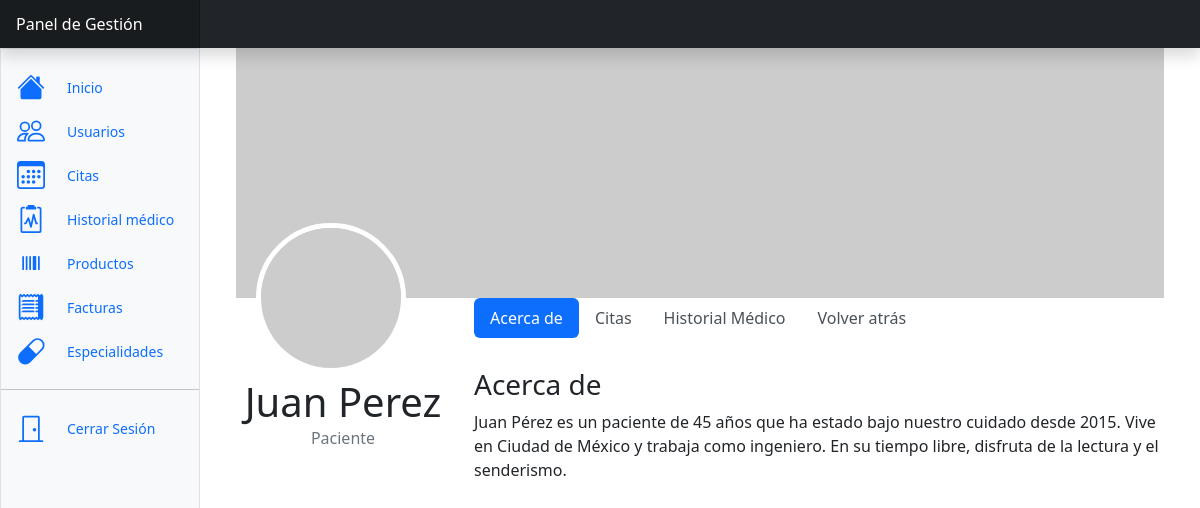
Screenshot of /pages/userdetail.php?usuario_id=123456789 (signed in) with the database file from the repository.
### tables this page shows
CREATE TABLE usuarios (
  usuario_id VARCHAR(9) PRIMARY KEY,
  acerca_de VARCHAR(255),
  nombre VARCHAR(255),
  apellidos VARCHAR(255),
  telefono VARCHAR(100),
  fecha_nacimiento DATE,
  direccion VARCHAR(100),
  provincia VARCHAR(100),
  municipio VARCHAR(100),
  cp VARCHAR(7),
  email VARCHAR(100) UNIQUE,
  pass VARCHAR(255),
  rol ENUM('Administrador', 'Paciente', 'Fisioterapeuta'),
  genero ENUM('hombre', 'mujer', 'otro'),
  especialidad INT,
  sesiones_disponibles INT,
  FOREIGN KEY (especialidad) REFERENCES especialidades(especialidad_id)
);

### scripts/session_manager.php (called while the page is built, shortened)
<?php
    if (isset($_SESSION['email'])) {
        $rol = $_SESSION['rol'];
    } else {
        header('Location: ./404.php');
        exit();
    }
?>

### controllers/UserController.php (called while the page is built, shortened)
<?php
require_once '../models/UserModel.php';
class UserController
{
    private $usuarioModel;
    public function __construct()
    {
        $this->usuarioModel = new UserModel();
    }
    public function buscarUsuarios($usuario_id, $rol)
    {
        $usuariosFiltrados = $this->usuarioModel->buscarUsuarios($usuario_id, $rol);
        if (!empty($usuariosFiltrados)) {
            return $usuariosFiltrados;
        } else {
            $_SESSION['alert'] = array('type' => 'warning', 'message' => 'No se ha encontrado ningún usuario con los criterios seleccionados.');
            header('Location: ../pages/users.php');
            exit();
        }
    }
}

### models/UserModel.php (called while the page is built, shortened)
<?php
class UserModel extends BaseModel
{
    public function buscarUsuarios($usuario_id, $rol)
    {
        $sql = "SELECT * FROM `usuarios` WHERE 1=1";
        $params = [];
        $types = "";
        if (!empty($usuario_id)) {
            $sql .= " AND usuario_id = ?";
            $params[] = $usuario_id;
            $types .= "s";
        }
        $stmt = self::$conexion->prepare($sql);
        if ($types) {
            $stmt->bind_param($types, ...$params);
        }
        $stmt->execute();
        $result = $stmt->get_result();
        $usuarios = $result->fetch_all(MYSQLI_ASSOC);
        return $usuarios;
    }
}

### pages/userdetail.php (the view, shortened to what this page needs)
<?php
require_once '../scripts/session_manager.php';
require_once '../controllers/UserController.php';
require_once '../controllers/MedicalHistoryController.php';
$userController = new UserController();
if ($rol == "Paciente") {
    include_once './includes/dashboard-patients.php';
} else {
    include_once './includes/dashboard.php';
}
if (isset($_GET['usuario_id'])) {
    $usuario = $userController->buscarUsuarios($_GET['usuario_id'], '');
}
?>
<div class="container">
    <div class="profile-header">
        <img src="https://via.placeholder.com/150" alt="Foto de Perfil" class="profile-picture">
    </div>
    <div class="row">
        <div class="col-md-3">
            <div class="profile-info text-center">
                <h1><? echo ($usuario[0]['nombre'] . ' ' .  $usuario[0]['apellidos']); ?></h1>
                <p><? echo ($usuario[0]['rol']); ?></p>
            </div>
        </div>
        <div class="col-md-9">
            <ul class="nav nav-pills mb-3" id="pills-tab" role="tablist">
                <li class="nav-item" role="presentation">
                    <button class="nav-link active" id="pills-about-tab" data-bs-toggle="pill" data-bs-target="#pills-about" type="button" role="tab" aria-controls="pills-about" aria-selected="true">Acerca de</button>
                </li>
                <li class="nav-item" role="presentation">
                    <button class="nav-link" id="pills-appointments-tab" data-bs-toggle="pill" data-bs-target="#pills-appointments" type="button" role="tab" aria-controls="pills-appointments" aria-selected="false">Citas</button>
                </li>
                <li class="nav-item" role="presentation">
                    <button class="nav-link" id="pills-history-tab" data-bs-toggle="pill" data-bs-target="#pills-history" type="button" role="tab" aria-controls="pills-history" aria-selected="false">Historial Médico</button>
                </li>
                <?
                if ($rol != "Paciente") {
                    echo ('
                        <li class="nav-item" role="presentation">
                        <a class="nav-link" href="users.php">Volver atrás</a>
                        </li>');
                }
                ?>
            </ul>
            <div class="tab-content" id="pills-tabContent">
                <div class="tab-pane fade show active" id="pills-about" role="tabpanel" aria-labelledby="pills-about-tab">
                    <div class="content-section">
                        <h3>Acerca de</h3>
                        <p><? echo ($usuario[0]['acerca_de']); ?></p>
                    </div>
                </div>
            </div>
        </div>
    </div>
    </body>
    </html>

### pages/includes/dashboard.php (shortened to what this page needs)
<!doctype html>
<html lang="en" data-bs-theme="auto">
<head>
    <link rel="stylesheet" href="../assets/custom/css/style.css">
    <link rel="stylesheet" href="../assets/custom/css/userdetail.css">
    <link href="../assets/bootstrap-5.3/css/bootstrap.min.css" rel="stylesheet">
    <link href="../assets/bootstrap-5.3/css/dashboard.css" rel="stylesheet">
</head>
<body>
    <header class="navbar sticky-top bg-dark flex-md-nowrap p-0 shadow" data-bs-theme="dark">
        <a class="navbar-brand col-md-3 col-lg-2 me-0 px-3 fs-6 text-white" disabled>Panel de Gestión</a>
    </header>
    <div class="container-fluid">
        <div class="row">
            <div class="sidebar border border-right col-md-3 col-lg-2 p-0 bg-body-tertiary">
                <div class="offcanvas-md offcanvas-end bg-body-tertiary" tabindex="-1" id="sidebarMenu" aria-labelledby="sidebarMenuLabel">
                    <div class="offcanvas-body d-md-flex flex-column p-0 pt-lg-3 overflow-y-auto">
                        <ul class="nav flex-column">
                            <li class="nav-item">
                                <a class="nav-link d-flex align-items-center gap-2" aria-current="page" href="start.php">
                                    <svg class="bi">
                                        <use xlink:href="#house-fill" />
                                    </svg>
                                    Inicio
                                </a>
                            </li>
                            <li class="nav-item">
                                <a class="nav-link d-flex align-items-center gap-2" aria-current="page" href="users.php">
                                    <svg class="bi">
                                        <use xlink:href="#people" />
                                    </svg>
                                    Usuarios
                                </a>
                            </li>
                            <li class="nav-item">
                                <a class="nav-link d-flex align-items-center gap-2" aria-current="page" href="appointments.php">
                                    <svg class="bi">
                                        <use xlink:href="#calendar3" />
                                    </svg>
                                    Citas
                                </a>
                            </li>
                            <li class="nav-item">
                                <a class="nav-link d-flex align-items-center gap-2" aria-current="page" href="medical-history.php">
                                    <svg class="bi">
                                        <use xlink:href="#history" />
                                    </svg>
                                    Historial médico
                                </a>
                            </li>
                            <li class="nav-item">
                                <a class="nav-link d-flex align-items-center gap-2" aria-current="page" href="products.php">
                                    Productos
                                </a>
                            </li>
                            <li class="nav-item">
                                <a class="nav-link d-flex align-items-center gap-2" aria-current="page" href="invoices.php">
                                    Facturas
                                </a>
                            </li>
                            <li class="nav-item">
                                <a class="nav-link d-flex align-items-center gap-2" aria-current="page" href="speciality.php">
                                    <svg xmlns="http://www.w3.org/2000/svg" width="16" height="16" fill="currentColor" class="bi bi-capsule" viewBox="0 0 16 16">
                                        <path d="M1.828 8.9 8.9 1.827a4 4 0 1 1 5.657 5.657l-7.07 7.071A4 4 0 1 1 1.827 8.9Zm9.128.771 2.893-2.893a3 3 0 1 0-4.243-4.242L6.713 5.429z" />
                                    </svg>
                                    Especialidades
                                </a>
                            </li>
                        </ul>
                        <hr class="my-3">
                        <ul class="nav flex-column mb-auto">
                            <li class="nav-item">
                                <a href="#" onclick="cerrarSesion()" class="nav-link d-flex align-items-center gap-2">
                                    <svg class="bi">
                                        <use xlink:href="#door-closed" />
                                    </svg>
                                    Cerrar Sesión
                                </a>
                            </li>
                        </ul>
                    </div>
                </div>
            </div>
            <main class="col-md-9 ms-sm-auto col-lg-10 px-md-4" style="height: 100vh; margin: 0; max-height: calc(100vh - 50px); overflow-y: auto;" id="contenido">

### assets/custom/css/style.css (style rules this page uses)
.nav-link { font-size: 1.5rem; }
.nav-link svg { width: 2em; height: 2em; margin-right: 1em; }
.bi { vertical-align: -.125em; fill: currentColor; }

### assets/custom/css/userdetail.css (style rules this page uses)
.profile-header { background: url('https://via.placeholder.com/1200x400') no-repeat center center; background-size: cover; height: 250px; position: relative; }
.profile-picture { width: 150px; height: 150px; border-radius: 50%; border: 5px solid #fff; position: absolute; bottom: -75px; left: 20px; }
.profile-info { margin-top: 80px; }
.profile-info h1 { margin-bottom: 0; }
.profile-info p { color: #6c757d; }
.nav-pills .nav-link { border-radius: 0; color: #495057; }
.nav-pills .nav-link.active { background-color: #0d6efd; }
.content-section { margin-top: 30px; }

### rows the page displays
usuarios: nombre "Juan", apellidos "Perez", rol "Paciente", acerca_de "Juan Pérez es un paciente de 45 años que ha estado bajo nuestro cuidado desde 2015. Vive en Ciudad de México y trabaja como ingeniero. En su tiempo libre, disfruta de la lectura y el senderismo."
